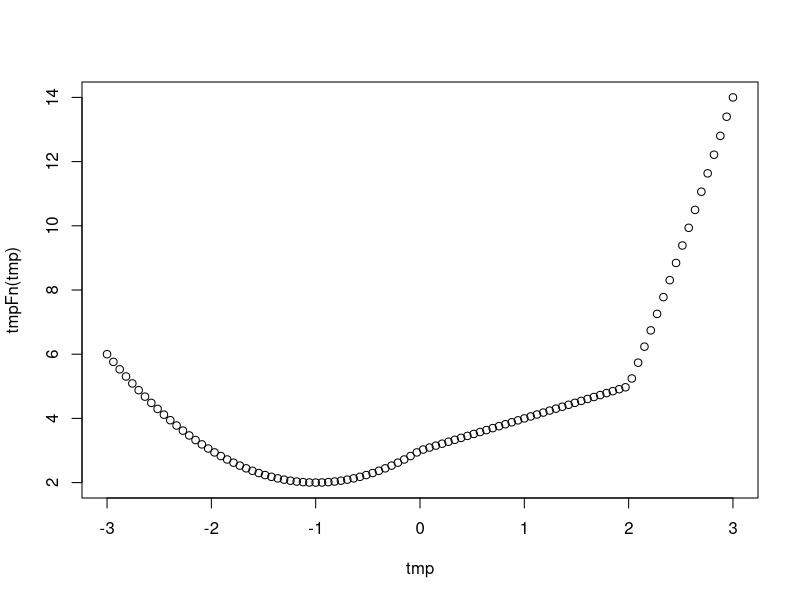

This chart was generated by the following R code:
## ---- chunk 1
knitr::opts_chunk$set(echo = TRUE)
## ---- chunk 2

tmpFn1 <- function(xVec){
  return(xVec^(1:length(xVec)))
}

## simple example
a <- c(2, 5, 3, 8, 2, 4)

b <- tmpFn1(a)
b

## ---- chunk 3
tmpFn2 <- function(xVec2){
  
  n = length(xVec2)
  
  return(xVec2^(1:n)/(1:n))
}



c <- tmpFn2(a)
c


## ---- chunk 4

tmpFn3 <- function(x,n){
  1 + sum((x^(1:n))/(1:n))
}

## ---- chunk 5

tmpFn <- function(xVec){
    n = length(xVec)
    (xVec[-c(n-1, n)] + xVec[ -c(1,n) ] +xVec[ -c(1,2)]) / 3
}

## ---- chunk 6

tmpFn <- function(x){
  ifelse(x<0, x^2 + 2*x + 3, ifelse(x < 2, x + 3, x^2 + x*4 - 7))
}
tmp <- seq(-3, 3, len = 100)
plot(tmp, tmpFn(tmp))

## ---- chunk 7

tmpFn <- function(mat){
  mat[mat%%2 == 1] <- 2*mat[mat%%2 == 1]
  mat
}

## ---- chunk 8
tmp <- diag(2, nr =5)
tmp[abs(row(tmp) - col(tmp)) == 1] <- 1
tmp
tmpFn <- function(n, k){
  tmp <- diag(k, nr = n)
  tmp[abs(row(tmp) - col(tmp)) == 1 ] <- 1
  tmp
}

## ---- chunk 9
quadrant <- function(alpha){
  1 + (alpha %% 360) %/% 90
}

# example
alpha <- 127
q <- quadrant (alpha)
q

## ---- chunk 10

weekday <- function(day, month, year){
  month <- month - 2
  if (month <= 0){
    month <- month + 12
    year <- year -1
  }
  
  cc <- year %/% 100 
  year <- year%% 100
  tmp <- floor(2.6*month - 0.2) + day + year + year%/%4 + cc %/%4 - 2 * cc
  c("Sunday","Monday","Tuesday","Wednesday","Thursday","Friday","Saturday")[1+tmp%%7]
}

# example 
weekday(30, 1, 2018)

## ---- chunk 11

weekday <- function(day, month, year){
  month <- month - 2
  if (month <= 0){
    month <- month + 12
    year <- year -1
  }
  
  cc <- year %/% 100 
  year <- year%% 100
  tmp <- floor(2.6*month - 0.2) + day + year + year%/%4 + cc %/%4 - 2 * cc
  c("Sunday","Monday","Tuesday","Wednesday","Thursday","Friday","Saturday")[1+tmp%%7]
}

# example 
day <- c(30)
month <- c(1)
year <- c ( 2018)

weekday(day, month, year)

